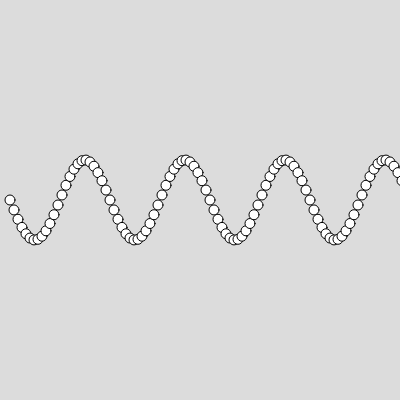
Frame 1 (no input)
Frame 60 (no input): identical to frame 1, image omitted
Frame 120 (the mouse pressed at the canvas centre since frame 60): identical to frame 1, image omitted

The p5.js sketch that drew this single still picture (run headless with seeded random() and noise() and a simulated clock; from frame 60 on, the mouse is pressed at the canvas centre):

// p5.js sketch
// ── sketch.js
var a = 0.0;
var inc;

function setup() { 
  createCanvas(400, 400);
  inc = 2 * PI / 25.0;
} 

function draw() { 
  background(220);
  for(var i=0; i<400; i+=4){
    // ellipse(i, sin(a), 10, 10);
    ellipse(i+10, 200 + sin(a)*40, 10, 10);
    a += inc;
  }
}
